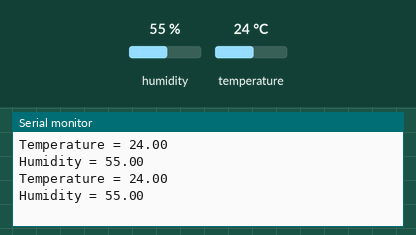
Simulated run of this sketch. Board: Arduino Uno, built with avr-gcc and run on an emulated ATmega328P. Parts: the last lines printed to the serial monitor. Inputs (shaded band) come from the test bench; at power-on: humidity 55 %, temperature 24 °C.

Above: at 5.8 s.
5.9 s: humidity set to 22 %
At 10.9 s:
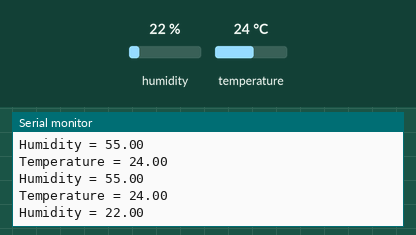
11.9 s: temperature set to 12 °C
At 15.6 s:
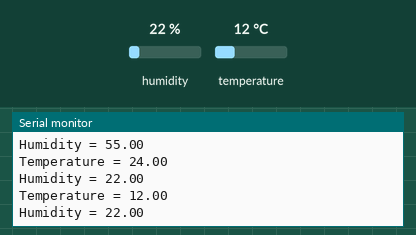
17.9 s: humidity set to 40 %
At 21.5 s:
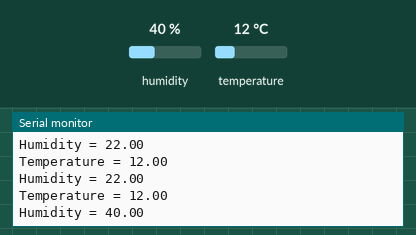
Timing chart, 0 to 23.0 s (numbered marks = the images above; inputs shaded):
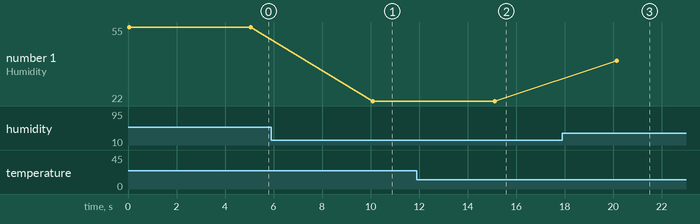

The sketch:

DHT11.ino
```cpp
// Including the library for the DHT device
#include <dht.h>
dht DHT;
// deines the pin to the digital input its connected into.
#define DHT11_PIN 2

void setup() {
   //Tells the arduino what serial monitor to print to.
  Serial.begin(9600);
  }

void loop() {
  /*Initialises the DHT and allows for you to read the data from the sensor
   * In the library DHT.read11 checks that the DHT is functional.
   * This library works with multiple types of DHT sensors, not just the 11 model.
   */
  int check = DHT.read11(DHT11_PIN);

  //Prints the below text with the temperature data
  Serial.print("Temperature = ");
  Serial.println(DHT.temperature); //println creates an escape character, effectively creating a new line in the serial monitor

  //Prints the below text with the humidity data
  Serial.print("Humidity = ");
  Serial.println(DHT.humidity);
  delay(5000); //5 second delay
}
```

Measured:
- after the input at 5.9 s, the serial monitor: prints a new line after 4.2 s (image 1)
- after the input at 11.9 s, the serial monitor: prints a new line after 3.2 s (image 2)
- after the input at 17.9 s, the serial monitor: prints a new line after 2.2 s (image 3)
- plotted number 1: 55 → 22 after the input at 5.9 s, 22 → 40 after the input at 17.9 s
